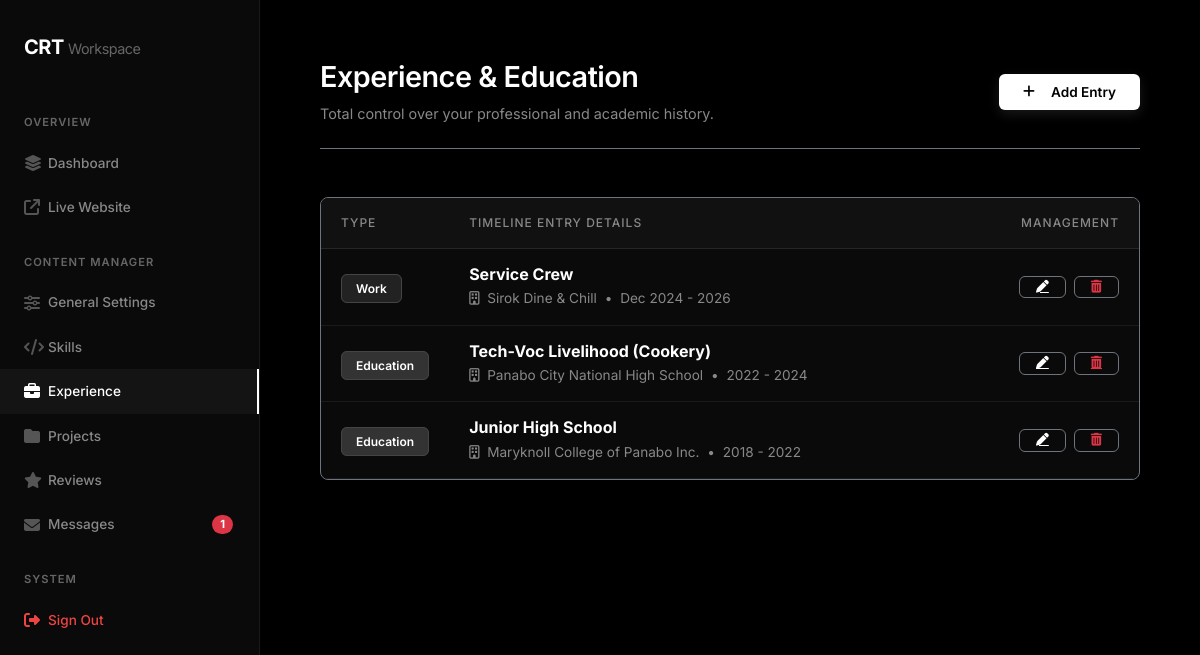
/admin/experience.php (signed in), run on the app's committed database.
### tables this page shows
CREATE TABLE `experience` (
  `id` int(11) NOT NULL,
  `type` enum('work','education') DEFAULT NULL,
  `title` varchar(100) DEFAULT NULL,
  `description` text DEFAULT NULL,
  `company` varchar(255) DEFAULT NULL,
  `duration` varchar(255) DEFAULT NULL
);

### admin/experience.php (the view, shortened to what this page needs)
<?php
include 'includes/header.php';
$experiences = $pdo->query("SELECT * FROM experience ORDER BY id ASC")->fetchAll();
$edit_data = null;
?>
    <div class="d-flex justify-content-between align-items-center mb-5 border-bottom border-secondary pb-4">
        <div>
            <h1 class="page-title"><?= $edit_data ? 'Edit Timeline Entry' : 'Experience & Education' ?></h1>
            <p class="page-subtitle mb-0">Total control over your professional and academic history.</p>
        </div>
        <?php if($edit_data): ?>
            <a href="experience" class="btn-outline-custom"><i class="fa-solid fa-arrow-left me-2"></i> Back</a>
        <?php else: ?>
            <button class="btn-primary-custom px-4 py-2" data-bs-toggle="modal" data-bs-target="#addModal">
                <i class="fa-solid fa-plus me-2"></i> Add Entry
            </button>
        <?php endif; ?>
    </div>
    <?php if($edit_data): ?>
    <div class="card-custom mx-auto" style="max-width: 800px;">
        <form method="POST">
            <input type="hidden" name="action" value="edit">
            <input type="hidden" name="id" value="<?= $edit_data['id'] ?>">
            <div class="row g-4">
                <div class="col-md-6">
                    <label class="form-label">Entry Type</label>
                    <select name="type" class="form-control py-3" required>
                        <option value="work" <?= $edit_data['type']=='work'?'selected':'' ?>>Work Experience</option>
                        <option value="education" <?= $edit_data['type']=='education'?'selected':'' ?>>Education</option>
                    </select>
                </div>
                <div class="col-md-6">
                    <label class="form-label">Main Title</label>
                    <input type="text" name="title" class="form-control py-3" value="<?= htmlspecialchars($edit_data['title'] ?? '') ?>" required>
                </div>
                <div class="col-md-6">
                    <label class="form-label">Company / School Name</label>
                    <input type="text" name="company" class="form-control py-3" value="<?= htmlspecialchars($edit_data['company'] ?? '') ?>" required>
                </div>
                <div class="col-md-6">
                    <label class="form-label">Duration / Period (e.g. 2022 - Present)</label>
                    <input type="text" name="duration" class="form-control py-3" value="<?= htmlspecialchars($edit_data['duration'] ?? '') ?>" required>
                </div>
                <div class="col-12">
                    <label class="form-label">Description (Automatically separated into bullets by periods/dots)</label>
                    <textarea name="description" class="form-control py-3" rows="8" required><?= htmlspecialchars($edit_data['description'] ?? '') ?></textarea>
                    <small class="text-muted-custom mt-1 d-block" style="font-size:0.75rem;">Just write your job responsibilities as normal sentences ending with periods. The system will automatically turn every sentence into a separate bullet point!</small>
                </div>
            </div>
            <div class="d-flex gap-3 justify-content-end mt-5">
                <a href="experience" class="btn-outline-custom px-4 py-2">Cancel</a>
                <button type="submit" class="btn-primary-custom px-4 py-2">Save Changes</button>
            </div>
        </form>
    </div>
    <?php else: ?>
    <div class="card-custom p-0 overflow-hidden shadow-lg border border-secondary">
        <table class="table mb-0">
            <thead style="background: #111;">
                <tr>
                    <th style="width: 120px;">Type</th>
                    <th>Timeline Entry Details</th>
                    <th style="width: 150px;" class="text-end">Management</th>
                </tr>
            </thead>
            <tbody>
                <?php foreach($experiences as $exp): ?>
                <tr>
                    <td>
                        <span style="background: <?= $exp['type']=='work' ? '#222' : '#333' ?>; color: #fff; padding: 6px 14px; border-radius: 6px; font-size: 0.75rem; font-weight: 600; border: 1px solid #444;">
                            <?= ucfirst($exp['type']) ?>
                        </span>
                    </td>
                    <td>
                        <h6 class="fw-bold mb-1 fs-6 text-white"><?= htmlspecialchars($exp['title']) ?></h6>
                        <p class="text-muted-custom mb-0" style="font-size: 0.85rem;"><i class="fa-regular fa-building me-1"></i> <?= htmlspecialchars($exp['company']) ?> <span class="mx-1">•</span> <?= htmlspecialchars($exp['duration']) ?></p>
                    </td>
                    <td class="text-end">
                        <div class="d-flex gap-2 justify-content-end">
                            <a href="?edit=<?= $exp['id'] ?>" class="btn-outline-custom border-secondary px-3 py-1" title="Edit">
                                <i class="fa-solid fa-pen" style="font-size: 0.8rem;"></i>
                            </a>
                            <a href="?delete=<?= $exp['id'] ?>" class="btn-outline-custom text-danger border-secondary px-3 py-1 delete-btn" title="Delete">
                                <i class="fa-solid fa-trash-can" style="font-size: 0.8rem;"></i>
                            </a>
                        </div>
                    </td>
                </tr>
                <?php endforeach; ?>
            </tbody>
        </table>
    </div>
    <?php endif; ?>
<?php include 'includes/footer.php'; ?>

### admin/includes/header.php (style rules this page uses)
body { background-color: #000; color: #ededed; font-family: 'Inter', sans-serif; overflow-x: hidden; }
.page-title { font-size: 1.8rem; font-weight: 600; color: #fff; letter-spacing: -0.5px; margin-bottom: 8px; }
.page-subtitle { color: #888; font-size: 0.9rem; margin-bottom: 40px; }
.card-custom { background: #0a0a0a; border: 1px solid #1f1f1f; border-radius: 8px; padding: 24px; }
.btn-primary-custom { display: inline-flex; align-items: center; justify-content: center; gap: 8px; background: #fff; color: #000; border: none; padding: 10px 20px; border-radius: 6px; font-size: 0.85rem; font-weight: 600; transition: 0.2s; box-shadow: 0 4px 12px rgba(255,255,255,0.1); }
.btn-outline-custom { display: inline-flex; align-items: center; justify-content: center; gap: 8px; background: transparent; color: #fff; border: 1px solid #333; padding: 8px 16px; border-radius: 6px; font-size: 0.85rem; font-weight: 500; transition: 0.2s; }
.table { margin-bottom: 0; color: #fff !important; }
.table th { background: transparent; border-bottom: 1px solid #262626; color: #888; font-size: 0.75rem; text-transform: uppercase; letter-spacing: 1px; font-weight: 500; padding: 16px 20px; }
.table td { background: transparent; border-bottom: 1px solid #1a1a1a; padding: 16px 20px; vertical-align: middle; border-top: none; color: #fff !important; }
.text-muted-custom { color: #888; }

### data on the page
experience: type "Work", title "Service Crew", company "Sirok Dine & Chill", duration "Dec 2024 - 2026"
experience: type "Education", title "Tech-Voc Livelihood (Cookery)", company "Panabo City National High School", duration "2022 - 2024"
experience: type "Education", title "Junior High School", company "Maryknoll College of Panabo Inc.", duration "2018 - 2022"

### other printed values
$unread_count "1"
